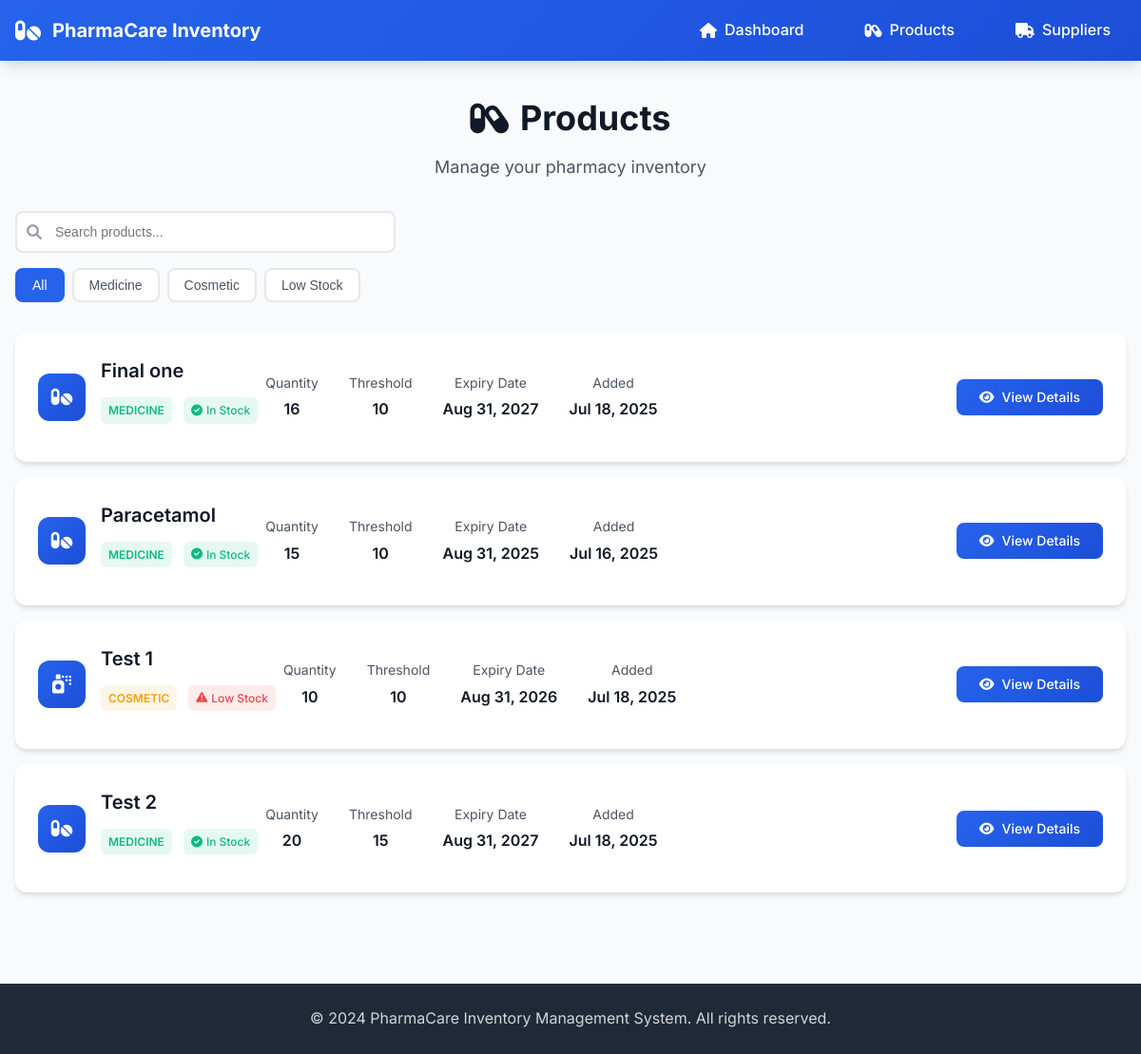
The app's page /inventory/products, older data.
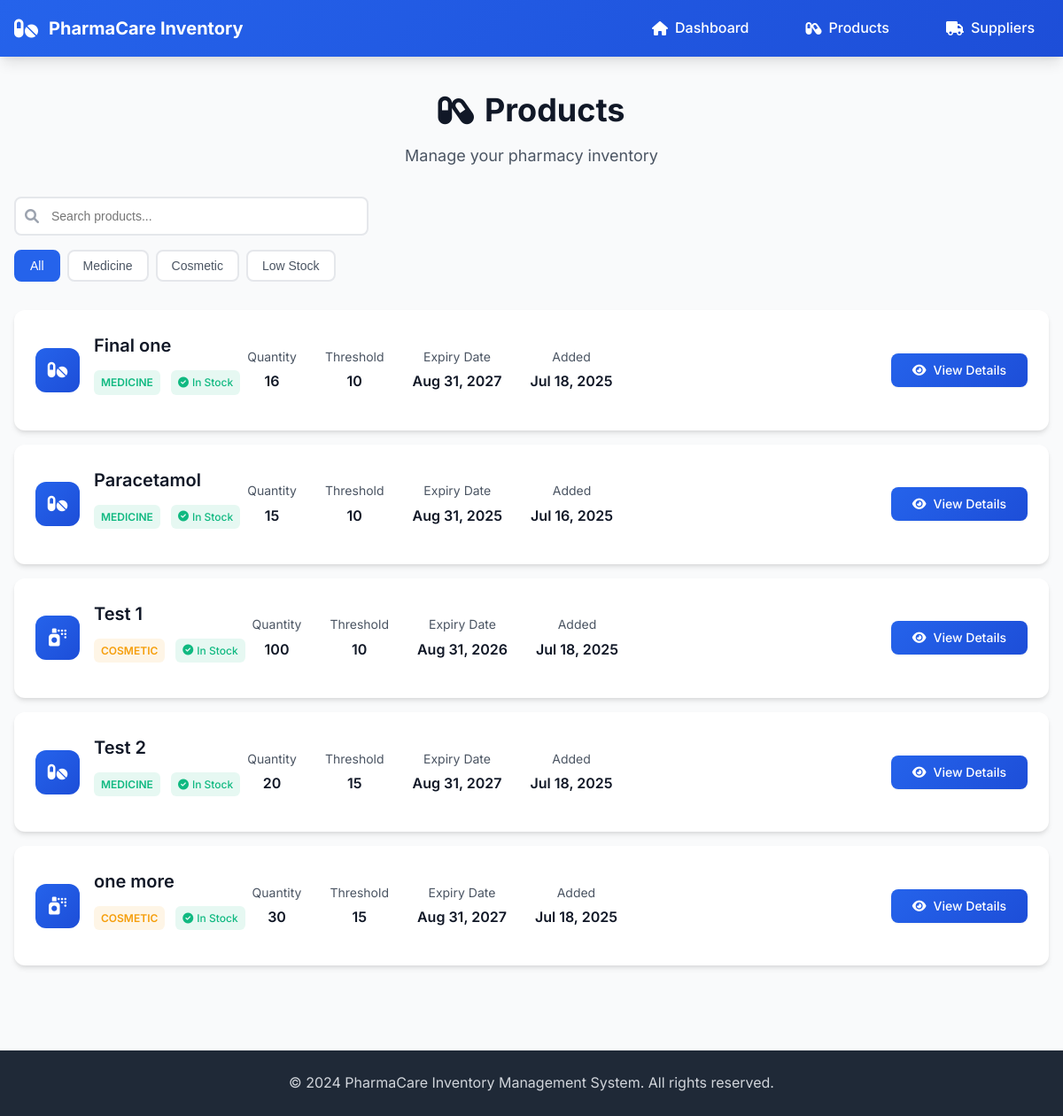
The same page, newer data.
### inventory/models.py (models this page shows, shortened)
class Product(models.Model):
    product_name = models.CharField(max_length=25)
    CATEGORY_CHOICES = [('medicine','Medicine'),('cosmetic','Cosmetic')]
    category = models.CharField(max_length = 10,choices=CATEGORY_CHOICES)
    quantity = models.PositiveIntegerField()
    threshold = models.PositiveIntegerField()
    expiry_date = models.DateField()
    created_at = models.DateTimeField(auto_now_add=True)
    supplier= models.ManyToManyField(Supplier)
    slug = models.SlugField(default = "", null = False,db_index=True)

### inventory/views.py (the view)
# urls.py: path("products", views.ProductListView.as_view(), name="products"),
class ProductListView(ListView):
    template_name= "inventory/products.html"
    model = Product
    context_object_name = "products"
    def get_queryset(self):
        base_query = super().get_queryset()
        data = base_query.order_by("product_name")
        return data

### inventory/templates/inventory/products.html (shortened to what this page needs)
{% extends "inventory/base.html" %}
{% block content %}
<div class="products-container">
    <div class="page-header">
        <h1 class="page-title">
            <i class="fas fa-capsules"></i>
            Products
        </h1>
        <p class="page-subtitle">Manage your pharmacy inventory</p>
    </div>
    <div class="products-controls">
        <div class="search-filter">
            <div class="search-box">
                <i class="fas fa-search"></i>
                <input type="text" id="searchInput" placeholder="Search products...">
            </div>
            <div class="filter-buttons">
                <button class="filter-btn active" data-filter="all">All</button>
                <button class="filter-btn" data-filter="medicine">Medicine</button>
                <button class="filter-btn" data-filter="cosmetic">Cosmetic</button>
                <button class="filter-btn" data-filter="low-stock">Low Stock</button>
            </div>
        </div>
    </div>
    <div class="products-list">
        {% for product in products %}
        <div class="product-item" data-category="{{ product.category|lower }}" data-stock="{% if product.quantity <= product.threshold %}low{% else %}normal{% endif %}">
            <div class="product-info">
                <div class="product-main">
                    <div class="product-icon">
                        {% if product.category == 'medicine' %}
                            <i class="fas fa-pills"></i>
                        {% else %}
                            <i class="fas fa-spray-can"></i>
                        {% endif %}
                    </div>
                    <div class="product-details">
                        <h3 class="product-name">{{ product.product_name }}</h3>
                        <div class="product-meta">
                            <span class="category-badge {{ product.category|lower }}">
                                {{ product.category|title }}
                            </span>
                            <span class="stock-status {% if product.quantity <= product.threshold %}low-stock{% else %}in-stock{% endif %}">
                                {% if product.quantity <= product.threshold %}
                                    <i class="fas fa-exclamation-triangle"></i>
                                    Low Stock
                                {% else %}
                                    <i class="fas fa-check-circle"></i>
                                    In Stock
                                {% endif %}
                            </span>
                        </div>
                    </div>
                </div>
                <div class="product-stats">
                    <div class="stat">
                        <span class="stat-label">Quantity</span>
                        <span class="stat-value">{{ product.quantity }}</span>
                    </div>
                    <div class="stat">
                        <span class="stat-label">Threshold</span>
                        <span class="stat-value">{{ product.threshold }}</span>
                    </div>
                    <div class="stat">
                        <span class="stat-label">Expiry Date</span>
                        <span class="stat-value">{{ product.expiry_date|date:"M d, Y" }}</span>
                    </div>
                    <div class="stat">
                        <span class="stat-label">Added</span>
                        <span class="stat-value">{{ product.created_at|date:"M d, Y" }}</span>
                    </div>
                </div>
            </div>
            <div class="product-actions">
                <a href="{% url 'inventory:product_detail' product.slug %}" class="btn btn-primary">
                    <i class="fas fa-eye"></i>
                    View Details
                </a>
            </div>
        </div>
        {% empty %}
        <div class="empty-state">
            <i class="fas fa-box-open"></i>
            <h3>No products found</h3>
            <p>Your inventory is empty. Start by adding some products.</p>
        </div>
        {% endfor %}
    </div>
</div>
{% endblock %}

Row changes from the older to the newer data that the page shows:
changed Product "Test 1": quantity "10" → "100"; quantity "Low Stock" → "In Stock"
added Product: product_name "one more", category "COSMETIC", shows "In Stock", quantity "30", threshold "15", expiry_date "Aug 31, 2027", created_at "Jul 18, 2025"
